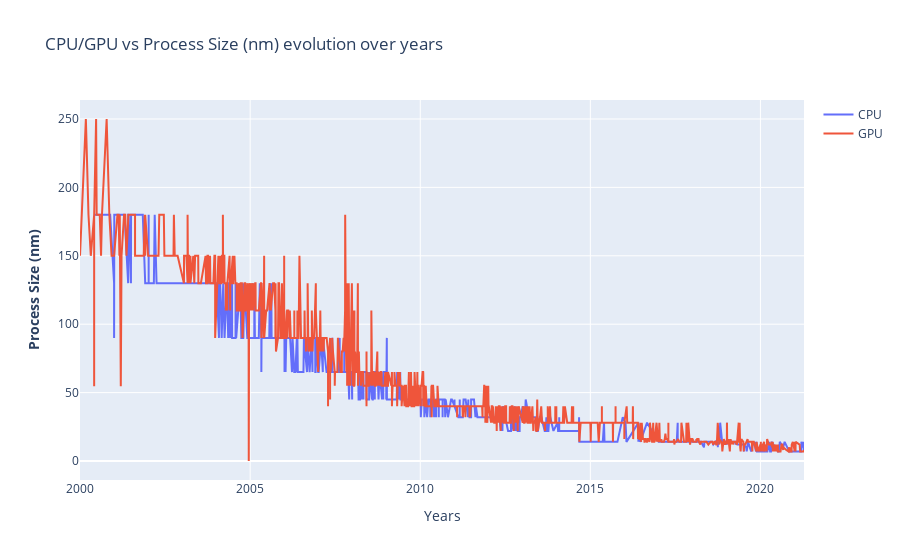

Here is the notebook cell this chart was saved with:
### Markdown cell above
### Análise - Proccess Size

### Code cell
fig = make_subplots()

# Add traces
fig.add_trace(
    go.Scatter(x= df_cpu.index, y=df_cpu["Process Size (nm)"] ,name= "CPU")
)

fig.add_trace(
    go.Scatter(x= df_gpu.index,y= df_gpu["Process Size (nm)"], name= "GPU")
)

# Add figure title
fig.update_layout(
    title_text="CPU/GPU vs Process Size (nm) evolution over years"
)

# Set x-axis title
fig.update_xaxes(title_text="Years")

# Set y-axes titles
fig.update_yaxes(title_text="<b>Process Size (nm)</b>", secondary_y=False)

fig.show()

### Figure 1 — Plotly figure (JSON) as saved in the notebook; plotly's stock layout.template omitted (floating-point values rounded to 4 significant figures; data arrays with more than 128 entries replaced by an {"elided": "..."} marker saying what was removed)
{"data": [{"name": "CPU", "type": "scatter", "x": {"elided": "2140 str values"}, "y": {"elided": "2140 int values"}}, {"name": "GPU", "type": "scatter", "x": {"elided": "2606 str values"}, "y": {"elided": "2606 float values"}}], "layout": {"title": {"text": "CPU/GPU vs Process Size (nm) evolution over years"}, "xaxis": {"anchor": "y", "domain": [0, 1], "title": {"text": "Years"}}, "yaxis": {"anchor": "x", "domain": [0, 1], "title": {"text": "<b>Process Size (nm)</b>"}}}}
